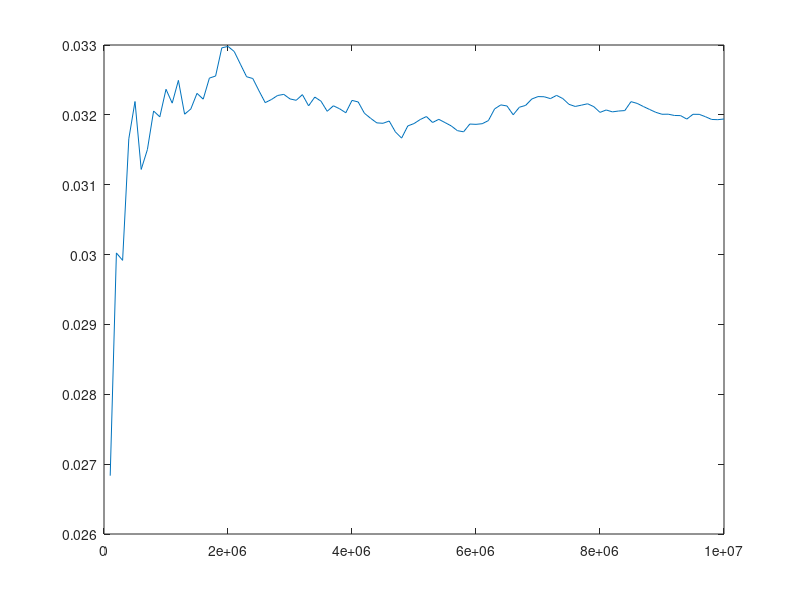

The MATLAB source for this figure:
MC = [100000, 200000, 300000, 400000, 500000, 600000, 700000, 800000, 900000, 1e+06, 1.1e+06, 1.2e+06, 1.3e+06, 1.4e+06, 1.5e+06, 1.6e+06, 1.7e+06, 1.8e+06, 1.9e+06, 2e+06, 2.1e+06, 2.2e+06, 2.3e+06, 2.4e+06, 2.5e+06, 2.6e+06, 2.7e+06, 2.8e+06, 2.9e+06, 3e+06, 3.1e+06, 3.2e+06, 3.3e+06, 3.4e+06, 3.5e+06, 3.6e+06, 3.7e+06, 3.8e+06, 3.9e+06, 4e+06, 4.1e+06, 4.2e+06, 4.3e+06, 4.4e+06, 4.5e+06, 4.6e+06, 4.7e+06, 4.8e+06, 4.9e+06, 5e+06, 5.1e+06, 5.2e+06, 5.3e+06, 5.4e+06, 5.5e+06, 5.6e+06, 5.7e+06, 5.8e+06, 5.9e+06, 6e+06, 6.1e+06, 6.2e+06, 6.3e+06, 6.4e+06, 6.5e+06, 6.6e+06, 6.7e+06, 6.8e+06, 6.9e+06, 7e+06, 7.1e+06, 7.2e+06, 7.3e+06, 7.4e+06, 7.5e+06, 7.6e+06, 7.7e+06, 7.8e+06, 7.9e+06, 8e+06, 8.1e+06, 8.2e+06, 8.3e+06, 8.4e+06, 8.5e+06, 8.6e+06, 8.7e+06, 8.8e+06, 8.9e+06, 9e+06, 9.1e+06, 9.2e+06, 9.3e+06, 9.4e+06, 9.5e+06, 9.6e+06, 9.7e+06, 9.8e+06, 9.9e+06, 1e+07, ];
e_var = [0.0268348, 0.0300234, 0.0299172, 0.0316571, 0.032191, 0.0312188, 0.0315034, 0.0320555, 0.0319714, 0.0323663, 0.0321678, 0.0324937, 0.0320096, 0.032084, 0.0323078, 0.0322248, 0.0325265, 0.0325557, 0.0329592, 0.0329797, 0.0329073, 0.0327255, 0.0325457, 0.0325203, 0.032344, 0.032175, 0.0322193, 0.0322775, 0.0322932, 0.0322282, 0.0322084, 0.0322896, 0.0321292, 0.0322547, 0.0321955, 0.0320511, 0.0321298, 0.032087, 0.03203, 0.0322069, 0.0321848, 0.0320233, 0.0319508, 0.0318853, 0.0318793, 0.0319117, 0.0317563, 0.0316671, 0.0318417, 0.0318754, 0.0319329, 0.0319758, 0.0318909, 0.031936, 0.0318896, 0.0318421, 0.0317738, 0.0317574, 0.0318685, 0.0318643, 0.0318733, 0.031918, 0.0320852, 0.0321427, 0.0321272, 0.0320012, 0.0321096, 0.0321352, 0.032227, 0.0322615, 0.0322592, 0.0322326, 0.0322787, 0.0322332, 0.0321506, 0.0321205, 0.0321388, 0.0321587, 0.0321175, 0.0320356, 0.0320698, 0.0320429, 0.032055, 0.0320612, 0.0321891, 0.0321639, 0.0321192, 0.0320772, 0.0320363, 0.0320086, 0.0320096, 0.0319914, 0.0319891, 0.0319394, 0.0320081, 0.0320074, 0.0319738, 0.0319344, 0.0319312, 0.0319408, ];
m_var = [0.00341489, 0.00374872, 0.00377703, 0.0040753, 0.00405472, 0.00395312, 0.00399726, 0.00409643, 0.00408827, 0.00414053, 0.00411534, 0.00413501, 0.00405353, 0.00405917, 0.00408996, 0.00407143, 0.004119, 0.00410311, 0.00414239, 0.00415935, 0.0041405, 0.00410387, 0.0040878, 0.00410298, 0.00407745, 0.0040581, 0.0040627, 0.00406483, 0.00404788, 0.00404406, 0.00404499, 0.00405676, 0.00402763, 0.00405447, 0.00405329, 0.00403251, 0.00404411, 0.00403988, 0.00402947, 0.00405422, 0.00404688, 0.00403185, 0.00401772, 0.00400992, 0.003998, 0.00399485, 0.0039719, 0.00396425, 0.00398843, 0.00399729, 0.00400091, 0.00400421, 0.00399215, 0.00400564, 0.00400052, 0.00399327, 0.00398907, 0.00398656, 0.00399764, 0.0039969, 0.00399601, 0.00400175, 0.0040293, 0.00403215, 0.00403001, 0.00401057, 0.00402667, 0.00402719, 0.00403536, 0.00404287, 0.00404498, 0.00403802, 0.00404272, 0.00403396, 0.00402385, 0.00401793, 0.00401903, 0.00401946, 0.00401344, 0.0040031, 0.00400678, 0.00400041, 0.00400561, 0.0040114, 0.00403206, 0.00402615, 0.00401568, 0.00400658, 0.00400004, 0.00399509, 0.0040022, 0.00400177, 0.00400361, 0.00399703, 0.00400422, 0.00400296, 0.00399875, 0.00399513, 0.00399712, 0.00399928, ];
mean_mag = [0.99887, 0.998748, 0.998745, 0.998659, 0.998651, 0.998688, 0.998675, 0.998647, 0.99865, 0.998633, 0.998641, 0.998631, 0.998655, 0.998653, 0.998643, 0.998648, 0.998633, 0.998635, 0.99862, 0.998617, 0.998622, 0.998632, 0.998638, 0.998636, 0.998644, 0.998651, 0.998649, 0.998648, 0.99865, 0.998652, 0.998652, 0.998649, 0.998657, 0.99865, 0.998651, 0.998658, 0.998654, 0.998656, 0.998659, 0.998651, 0.998652, 0.998658, 0.998662, 0.998665, 0.998667, 0.998667, 0.998674, 0.998677, 0.998669, 0.998667, 0.998665, 0.998664, 0.998668, 0.998665, 0.998666, 0.998669, 0.998671, 0.998671, 0.998667, 0.998668, 0.998667, 0.998666, 0.998657, 0.998656, 0.998656, 0.998662, 0.998657, 0.998657, 0.998653, 0.998652, 0.998651, 0.998653, 0.998651, 0.998654, 0.998657, 0.998659, 0.998658, 0.998658, 0.998659, 0.998663, 0.998662, 0.998663, 0.998662, 0.998661, 0.998655, 0.998656, 0.998659, 0.998661, 0.998663, 0.998665, 0.998664, 0.998664, 0.998664, 0.998666, 0.998663, 0.998663, 0.998665, 0.998666, 0.998666, 0.998665, ];
time_used = [0.068685, 0.14197, 0.209068, 0.274001, 0.336802, 0.40251, 0.470968, 0.537716, 0.601544, 0.667975, 0.734565, 0.79907, 0.866348, 0.932397, 0.998462, 1.06857, 1.13891, 1.2095, 1.27631, 1.34057, 1.40902, 1.47853, 1.54783, 1.61556, 1.68348, 1.75474, 1.82412, 1.89412, 1.95689, 2.02559, 2.09331, 2.16269, 2.22836, 2.29555, 2.36171, 2.42702, 2.49285, 2.56002, 2.62537, 2.69278, 2.75915, 2.83573, 2.91319, 2.98595, 3.06137, 3.13127, 3.19917, 3.26775, 3.33539, 3.4017, 3.47429, 3.54617, 3.61181, 3.67815, 3.7457, 3.81221, 3.87953, 3.94736, 4.01485, 4.07858, 4.14487, 4.21112, 4.27803, 4.34528, 4.41236, 4.4756, 4.54737, 4.61516, 4.68316, 4.74618, 4.81742, 4.88058, 4.94609, 5.00895, 5.07245, 5.1351, 5.20399, 5.26723, 5.3379, 5.40593, 5.47157, 5.53444, 5.59741, 5.66067, 5.72592, 5.79453, 5.8606, 5.94003, 6.01969, 6.09369, 6.16693, 6.23048, 6.29906, 6.36866, 6.43654, 6.50291, 6.57005, 6.63651, 6.7039, 6.77011, ];
accepted_states = [0.00682, 0.00434, 0.00260667, 0.00224, 0.001796, 0.0011, 0.00122, 0.0010725, 0.000875556, 0.00089, 0.000687273, 0.000731667, 0.000518462, 0.000612857, 0.000574667, 0.00048375, 0.000557647, 0.000448889, 0.000507368, 0.000408, 0.000358095, 0.000348182, 0.000309565, 0.000326667, 0.0002856, 0.000286923, 0.000312593, 0.000301429, 0.000281379, 0.000256667, 0.000263871, 0.000285, 0.00019697, 0.000260588, 0.000216, 0.000184444, 0.000231892, 0.000202105, 0.000190769, 0.0002425, 0.000197561, 0.00015619, 0.000165581, 0.000167273, 0.000180889, 0.000172174, 0.000137021, 0.0001425, 0.000195918, 0.0001728, 0.000169412, 0.000166538, 0.000133585, 0.000155185, 0.000135636, 0.000132857, 0.000127018, 0.00012931, 0.000149831, 0.000136, 0.00013541, 0.000147097, 0.000167937, 0.000136562, 0.000121538, 8.72727e-05, 0.000145672, 0.000125, 0.000138551, 0.000121429, 0.00011831, 0.000105556, 0.000121096, 0.000106216, 9.78667e-05, 9.73684e-05, 0.000107792, 0.000106154, 8.91139e-05, 8.35e-05, 0.000105679, 8.92683e-05, 0.000100482, 0.000100238, 0.000125176, 8.7907e-05, 8.16092e-05, 8.40909e-05, 8.29213e-05, 7.88889e-05, 9.45055e-05, 8.56522e-05, 8.47312e-05, 7.3617e-05, 9.72632e-05, 8.64583e-05, 7.4433e-05, 7.36735e-05, 7.93939e-05, 8.64e-05, ];
probability = [-8, -8, -8, -8, -8, -8, -8, -8, -8, -8, -8, -8, -8, -8, -8, -8, -8, -8, -8, -8, -8, -8, -8, -8, -8, -8, -8, -8, -8, -8, -8, -8, -8, -8, -8, -8, -8, -8, -8, -8, -8, -8, -8, -8, -8, -8, -8, -8, -8, -8, -8, -8, -8, -8, -8, -8, -8, -8, -8, -8, -8, -8, -8, -8, -8, -8, -8, -8, -8, -8, -8, -8, -8, -8, -8, -8, -8, -8, -8, -8, -8, -8, -8, -8, -8, -8, -8, -8, -8, -8, -8, -8, -8, -8, -8, -8, -8, -8, -8, -8, ];
avg_energy = [-7.98656, -7.98496, -7.98501, -7.98414, -7.98387, -7.98436, -7.98422, -7.98394, -7.98398, -7.98378, -7.98388, -7.98372, -7.98396, -7.98393, -7.98381, -7.98386, -7.9837, -7.98369, -7.98349, -7.98348, -7.98351, -7.9836, -7.98369, -7.98371, -7.9838, -7.98388, -7.98386, -7.98383, -7.98382, -7.98385, -7.98386, -7.98382, -7.9839, -7.98384, -7.98387, -7.98394, -7.9839, -7.98392, -7.98395, -7.98386, -7.98388, -7.98396, -7.98399, -7.98403, -7.98403, -7.98401, -7.98409, -7.98414, -7.98405, -7.98403, -7.984, -7.98398, -7.98402, -7.984, -7.98402, -7.98405, -7.98408, -7.98409, -7.98403, -7.98404, -7.98403, -7.98401, -7.98393, -7.9839, -7.9839, -7.98397, -7.98391, -7.9839, -7.98385, -7.98384, -7.98384, -7.98385, -7.98383, -7.98385, -7.98389, -7.98391, -7.9839, -7.98389, -7.98391, -7.98395, -7.98393, -7.98395, -7.98394, -7.98394, -7.98387, -7.98389, -7.98391, -7.98393, -7.98395, -7.98396, -7.98396, -7.98397, -7.98397, -7.984, -7.98396, -7.98396, -7.98398, -7.984, -7.984, -7.984, ];
plot(MC, e_var)
